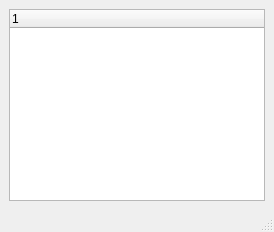
<ui version="4.0" >
 <class>MainWindow</class>
 <widget class="QMainWindow" name="MainWindow" >
  <property name="windowTitle" >
   <string>dfmon</string>
  </property>
  <widget class="QWidget" name="centralwidget" >
   <layout class="QVBoxLayout" name="verticalLayout" >
    <item>
     <widget class="MyTreeWidget" name="treeWidget" >
      <property name="sizePolicy" >
       <sizepolicy vsizetype="Fixed" hsizetype="Fixed" >
        <horstretch>0</horstretch>
        <verstretch>0</verstretch>
       </sizepolicy>
      </property>
      <property name="contextMenuPolicy" >
       <enum>Qt::CustomContextMenu</enum>
      </property>
      <property name="editTriggers" >
       <set>QAbstractItemView::NoEditTriggers</set>
      </property>
      <column>
       <property name="text" >
        <string>1</string>
       </property>
      </column>
     </widget>
    </item>
   </layout>
  </widget>
  <widget class="QMenuBar" name="menubar" />
  <widget class="QStatusBar" name="statusbar" />
 </widget>
 <customwidgets>
  <customwidget>
   <class>MyTreeWidget</class>
   <extends>QTreeWidget</extends>
   <header>mytreewidget.h</header>
  </customwidget>
 </customwidgets>
 <resources/>
 <connections/>
</ui>
